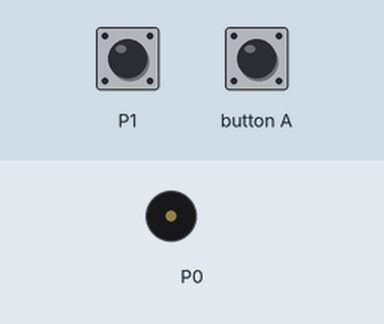
The program below on a simulated BBC micro:bit (MakeCode). On the bench: buzzer (waves = sounding). Inputs (shaded band) come from the test bench.

Above: at 1.2 s.
1.3 s: touch pin P1 pressed for 0.15 s
At 1.77 s:
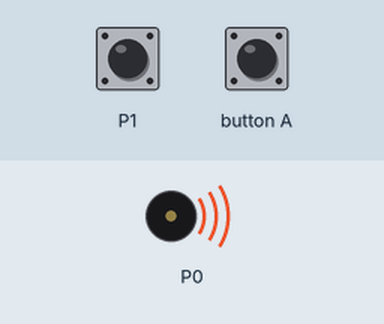
Timing chart, 0 to 4.3 s (numbered marks = the images above; inputs shaded):
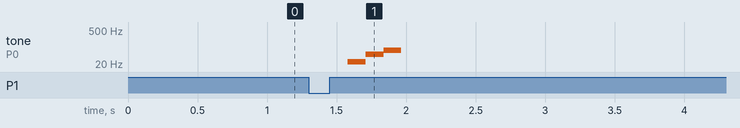

The program:

main.ts
```typescript
let sound = 0
input.onButtonPressed(Button.A, function () {

})
input.onPinPressed(TouchPin.P1, function () {
    for (let index = 0; index < 4; index++) {
        music.playTone(sound, music.beat(BeatFraction.Quarter))
        sound += 25
    }
})
basic.forever(function () {

})
```

test.ts
```typescript
// les tests vont ici ; cela ne sera pas compilé si ce paquet est utilisé en tant qu'extension.
```

Measured:
- after the input at 1.3 s, tone on P0: silent → 25 Hz after 0.28 s, → 50 Hz 0.13 s later, → 75 Hz 0.13 s later, → silent 0.13 s later
